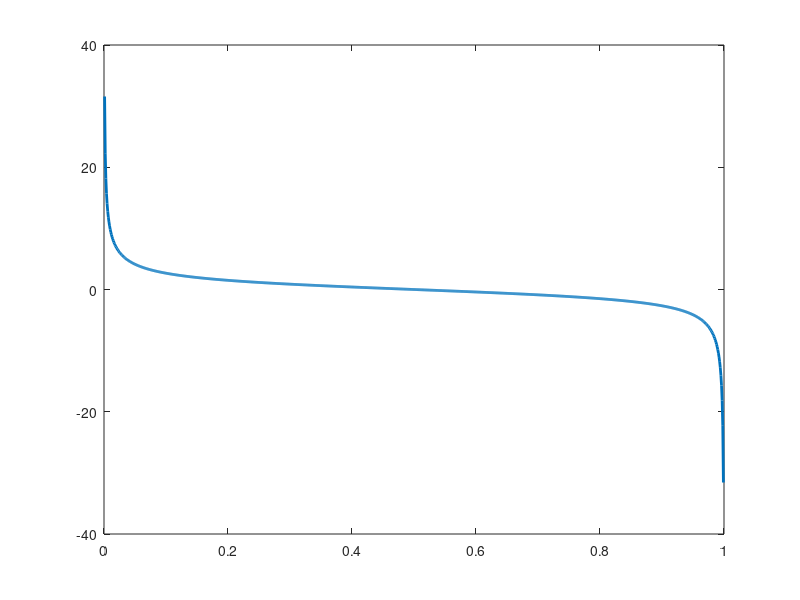

This chart was generated by the following MATLAB code: (Note: this script raises an error after producing the figure.)
% 1c: active front speed c vs threshold a at D = 1
 
D = 1;

a = linspace(0.001, 0.999, 1000);
c = sqrt(D) .* (1 - 2*a) ./ sqrt(a .* (1 - a));
c_passive = 2 * sqrt(D);
 
% active speed = passive speed
a_cross = (2 - sqrt(2)) / 4;

figure;
plot(a, c, 'LineWidth', 2);
hold on;
 
yline(c_passive, '--', 'passive speed = 2\sqrt{D}', 'LineWidth', 1.5);
 
xline(a_cross, ':', sprintf('a = %.4f', a_cross), 'LineWidth', 1.5);
 
% crossing point
plot(a_cross, c_passive, 'o', 'MarkerSize', 8, 'MarkerFaceColor', 'auto');
% stall threshold
xline(0.5, '--', 'stall: a = 0.5', 'LineWidth', 1.5);
yline(0, 'k-', 'LineWidth', 0.8);
xlabel('Threshold a');
ylabel('Wave speed c');
title('Traveling front speed c vs threshold a');
legend('c', 'c_{pass}', 'active/passive crossing a value', 'active/passive cross point', 'front stalls here', 'Location', 'best');
 
grid on;
hold off;
